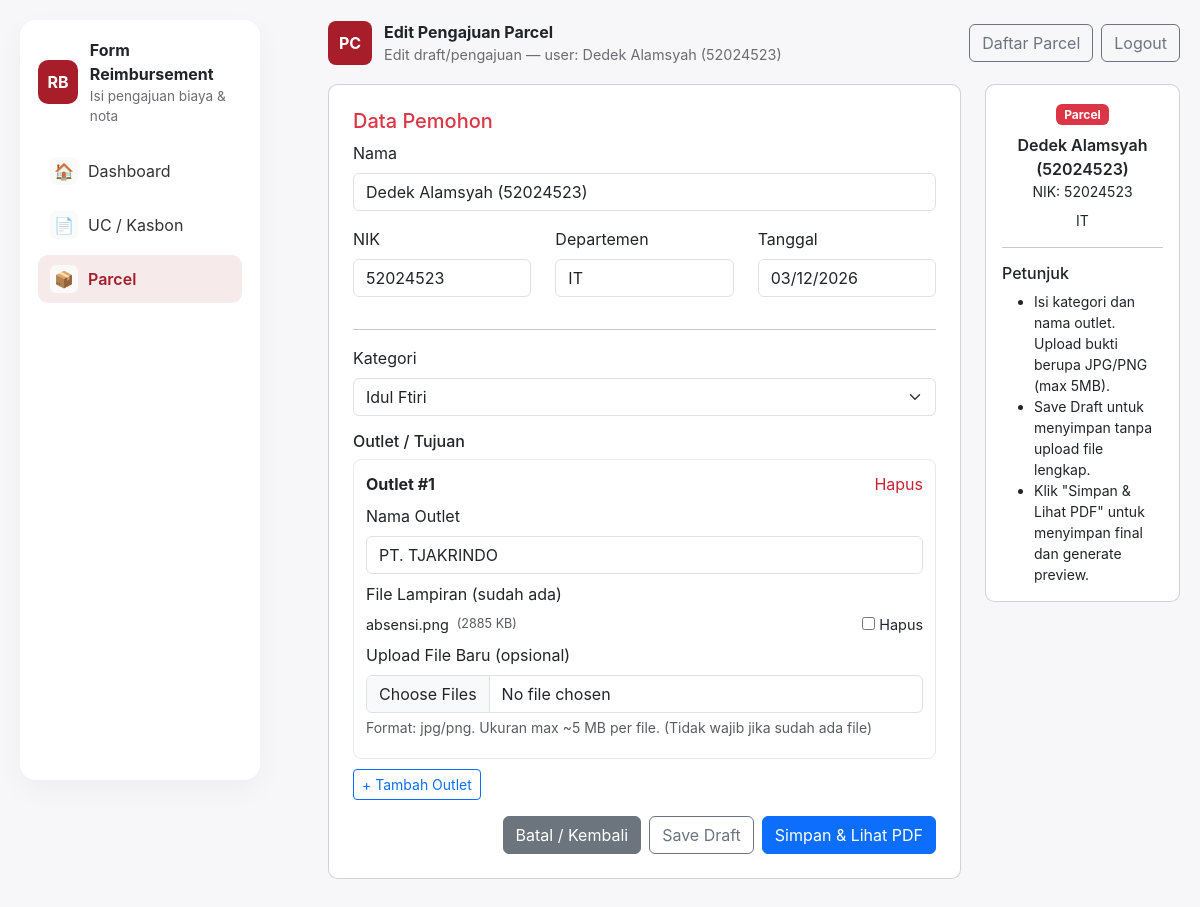
Page /parcel_create.php?id=25&as_admin=1 (signed in) on the committed database.
### tables this page shows
CREATE TABLE `users` (
  `id` int(10) UNSIGNED NOT NULL,
  `nik` varchar(32) NOT NULL,
  `username` varchar(50) NOT NULL,
  `nama` varchar(200) NOT NULL,
  `departemen` varchar(100) DEFAULT NULL,
  `cabang` varchar(100) DEFAULT NULL,
  `jabatan` varchar(150) DEFAULT NULL,
  `singkatan_nama` varchar(20) DEFAULT NULL,
  `password` varchar(255) NOT NULL,
  `uid` varchar(100) DEFAULT NULL,
  `created_at` datetime NOT NULL DEFAULT current_timestamp(),
  `role` varchar(20) NOT NULL DEFAULT 'user'
);

CREATE TABLE `parcels` (
  `id` int(11) NOT NULL,
  `user_id` int(11) DEFAULT NULL,
  `nik` varchar(50) NOT NULL,
  `category` varchar(50) NOT NULL,
  `created_at` datetime DEFAULT current_timestamp(),
  `status` varchar(20) DEFAULT 'draft',
  `updated_at` datetime DEFAULT NULL,
  `total_kasbon` decimal(12,2) DEFAULT 0.00,
  `admin_total` decimal(14,2) DEFAULT NULL
);

CREATE TABLE `parcel_outlets` (
  `id` int(11) NOT NULL,
  `parcel_id` int(11) NOT NULL,
  `outlet_name` varchar(255) NOT NULL,
  `amount` decimal(15,2) DEFAULT NULL,
  `created_at` datetime DEFAULT current_timestamp(),
  `note` text DEFAULT NULL
);

CREATE TABLE `parcel_files` (
  `id` int(11) NOT NULL,
  `outlet_id` int(11) NOT NULL,
  `filename` varchar(255) NOT NULL,
  `original_name` varchar(255) DEFAULT NULL,
  `mime` varchar(50) DEFAULT NULL,
  `size` int(11) DEFAULT NULL,
  `created_at` datetime DEFAULT current_timestamp()
);

### parcel_create.php (the view, shortened to what this page needs)
<?php
require __DIR__ . '/db.php';
$user_id = $_SESSION['user_id'] ?? null;
$nik     = $_SESSION['nik'] ?? null;
$display_nik = $nik;
$me_name = $_SESSION['name'] ?? $_SESSION['nama'] ?? $_SESSION['user_name'] ?? '';
$departemen = $_SESSION['departemen'] ?? 'Sales';
$user_role = strtolower((string)($_SESSION['role'] ?? 'user'));
function e($v){ return htmlspecialchars((string)$v, ENT_QUOTES, 'UTF-8'); }
$editing = false;
$edit_parcel = null;
$edit_outlets = [];
$owner_display_name = $me_name;
$id = isset($_GET['id']) ? (int)$_GET['id'] : 0;
if ($id > 0) {
  $stmt = $pdo->prepare("SELECT * FROM parcels WHERE id = ? LIMIT 1");
  $stmt->execute([$id]);
  $p = $stmt->fetch(PDO::FETCH_ASSOC);
  if ($p) {
    $is_owner = ((int)$p['user_id'] === (int)$user_id);
    $is_admin = ($user_role === 'admin');
    if ($is_owner || $is_admin) {
      $editing = true;
      $edit_parcel = $p;
      if (!$is_owner && $is_admin) {
        try {
          $sq = $pdo->prepare("SELECT nama, nik FROM users WHERE id = ? LIMIT 1");
          $sq->execute([(int)$p['user_id']]);
          $urow = $sq->fetch(PDO::FETCH_ASSOC);
          if ($urow) {
            $owner_display_name = $urow['nama'] . ' (' . ($urow['nik'] ?? '') . ')';
            if (!empty($urow['nik'])) $display_nik = $urow['nik'];
          }
        } catch (Exception $ex) {
          $owner_display_name = $me_name;
        }
      } else {
        $owner_display_name = $me_name;
      }
      $stmt2 = $pdo->prepare("SELECT * FROM parcel_outlets WHERE parcel_id = ? ORDER BY id");
      $stmt2->execute([$id]);
      $outs = $stmt2->fetchAll(PDO::FETCH_ASSOC);
      foreach ($outs as $o) {
        $stmtf = $pdo->prepare("SELECT id, filename, original_name, size FROM parcel_files WHERE outlet_id = ? ORDER BY id");
        $stmtf->execute([$o['id']]);
        $files = $stmtf->fetchAll(PDO::FETCH_ASSOC);
        $o['files'] = $files;
        $edit_outlets[] = $o;
      }
    } else {
      http_response_code(403);
      die('Anda tidak berhak mengedit pengajuan ini.');
    }
  } else {
    http_response_code(404);
    die('Data pengajuan tidak ditemukan.');
  }
}
$categories = [];
try {
  $qc = $pdo->query("SELECT id, name, slug FROM parcel_categories WHERE enabled = 1 ORDER BY name");
  $categories = $qc->fetchAll(PDO::FETCH_ASSOC);
} catch (Exception $ex) {
  $categories = [
    ['id'=>0,'name'=>'Idul Fitri','slug'=>'idul_fitri'],
    ['id'=>1,'name'=>'Imlek','slug'=>'imlek'],
    ['id'=>2,'name'=>'Natal','slug'=>'natal'],
    ['id'=>3,'name'=>'Lainnya','slug'=>'lainnya'],
  ];
}
?>
<!doctype html>
<html lang="id">
<head>
  <link href="https://cdn.jsdelivr.net/npm/bootstrap@5.3.2/dist/css/bootstrap.min.css" rel="stylesheet">
</head>
<body>
  <div class="app">
    <aside class="sidebar" id="sidebar" aria-hidden="false">
      <div style="display:flex; align-items:center; gap:12px;">
        <div class="logo">RB</div>
        <div>
          <div style="font-weight:700;">Form Reimbursement</div>
          <div style="font-size:0.85rem; color:#6c6c72;">Isi pengajuan biaya & nota</div>
        </div>
      </div>
      <nav class="nav-list" role="navigation" aria-label="Main navigation">
        <a href="index.php" class="nav-item">
          <div class="ic" aria-hidden="true">🏠</div><div>Dashboard</div>
        </a>
        <a href="uc_create.php" class="nav-item">
          <div class="ic" aria-hidden="true">📄</div><div>UC / Kasbon</div>
        </a>
        <a href="parcel_create.php" class="nav-item active">
          <div class="ic" aria-hidden="true">📦</div><div>Parcel</div>
        </a>
      </nav>
    </aside>
    <main class="main" id="main">
      <div class="topbar">
        <div style="display:flex; align-items:center; gap:10px;">
          <div class="brand-inline">
            <div class="logo" aria-hidden="true">PC</div>
            <div>
              <div style="font-weight:700;"><?= $editing ? 'Edit' : 'Form' ?> Pengajuan Parcel</div>
              <div style="color:#6c6c72; font-size:0.9rem;"><?= $editing ? 'Edit draft/pengajuan' : 'Isi pengajuan parcel' ?> — user: <?= e($owner_display_name) ?></div>
            </div>
          </div>
        </div>
        <div class="d-flex gap-2">
          <a href="parcel_list.php" class="btn btn-outline-secondary">Daftar Parcel</a>
            <a href="logout.php" class="btn btn-outline-secondary">Logout</a>
        </div>
      </div>
      <div class="row">
        <div class="col-lg-9">
          <div class="card p-4 mb-4">
            <h5 class="text-danger">Data Pemohon</h5>
            <div class="mb-3">
              <label class="form-label">Nama</label>
              <input type="text" class="form-control" value="<?= e($owner_display_name) ?>" readonly>
            </div>
            <div class="row">
              <div class="col-md-4 mb-3">
                <label class="form-label">NIK</label>
                <?php
                  if ($editing && !empty($edit_parcel['user_id']) && $user_role === 'admin' && (int)$edit_parcel['user_id'] !== (int)$user_id) {
                    try {
                      $sq = $pdo->prepare("SELECT nik FROM users WHERE id = ? LIMIT 1");
                      $sq->execute([(int)$edit_parcel['user_id']]);
                      $ur = $sq->fetch(PDO::FETCH_ASSOC);
                      if ($ur && !empty($ur['nik'])) $display_nik = $ur['nik'];
                    } catch (Exception $xx) {  }
                  }
                ?>
                <input type="text" class="form-control" value="<?= e($display_nik) ?>" readonly>
              </div>
              <div class="col-md-4 mb-3">
                <label class="form-label">Departemen</label>
                <input type="text" class="form-control" value="<?= e($departemen) ?>" readonly>
              </div>
              <div class="col-md-4 mb-3">
                <label class="form-label">Tanggal</label>
                <input type="date" class="form-control" value="<?= e(date('Y-m-d', strtotime($edit_parcel['created_at'] ?? date('Y-m-d')))) ?>" readonly>
              </div>
            </div>
            <hr>
            <form action="parcel_store.php" method="post" enctype="multipart/form-data" id="parcelForm">
              <div class="mb-3">
                <label class="form-label">Kategori</label>
                <select name="category" class="form-select" id="category" required>
                  <?php foreach ($categories as $c):
                    $sel = '';
                    if ($editing) {
                      $curCat = $edit_parcel['category'] ?? '';
                      if ($curCat !== '' && ($curCat == ($c['slug'] ?? $c['name']) || $curCat == ($c['name'] ?? ''))) $sel = 'selected';
                    }
                  ?>
                    <option value="<?= e($c['slug'] ?? $c['name']) ?>" <?= $sel ?>><?= e($c['name']) ?></option>
                  <?php endforeach; ?>
                </select>
              </div>
              <h6>Outlet / Tujuan</h6>
              <div id="outletsContainer">
                <?php if ($editing && !empty($edit_outlets)): ?>
                  <?php $idx = 0; foreach ($edit_outlets as $o): ?>
                    <div class="outlet-card" data-index="<?= $idx ?>">
                      <div class="d-flex justify-content-between align-items-start">
                        <div><strong>Outlet #<?= $idx+1 ?></strong></div>
                        <div class="remove-outlet" onclick="removeOutlet(this)">Hapus</div>
                      </div>
                      <div class="mb-2 mt-2">
                        <label class="form-label">Nama Outlet</label>
                        <input type="text" name="outlet_name[]" class="form-control" placeholder="Contoh: PT. TJAKRINDO" value="<?= e($o['outlet_name'] ?? '') ?>" required>
                      </div>
                      <div class="mb-2">
                        <label class="form-label">File Lampiran (sudah ada)</label>
                        <div>
                          <?php if (!empty($o['files'])): foreach ($o['files'] as $f): ?>
                            <div class="existing-file">
                              <span class="fname"><?= e($f['original_name'] ?? $f['filename']) ?></span>
                              <span class="small text-muted">(<?= e(round(($f['size'] ?? 0)/1024)) ?> KB)</span>
                              <label class="ms-auto mb-0"><input type="checkbox" name="delete_files[]" value="<?= e($f['id']) ?>"> Hapus</label>
                            </div>
                          <?php endforeach; else: ?>
                            <div class="small text-muted">Belum ada file.</div>
                          <?php endif; ?>
                        </div>
                      </div>
                      <div class="row">
                        <div class="col-md-12 mb-2">
                          <label class="form-label">Upload File Baru (opsional)</label>
                          <input type="file" name="proofs[<?= $idx ?>][]" accept="image/jpeg,image/png" class="form-control proof-input" multiple>
                          <div class="form-text">Format: jpg/png. Ukuran max ~5 MB per file. (Tidak wajib jika sudah ada file)</div>
                        </div>
                      </div>
                    </div>
                    <?php $idx++; endforeach; ?>
                <?php endif; ?>
              </div>
              <div class="mt-2 mb-3">
                <button type="button" id="addOutletBtn" class="btn btn-sm btn-outline-primary">+ Tambah Outlet</button>
              </div>
              <div class="d-flex justify-content-end gap-2 mt-3">
                <a href="index.php" class="btn btn-secondary">Batal / Kembali</a>
                <button type="button" class="btn btn-outline-secondary" id="saveDraftBtn">Save Draft</button>
                <button class="btn btn-primary" type="submit" id="submitBtn">Simpan & Lihat PDF</button>
              </div>
            </form>
          </div>
        </div>
        <div class="col-lg-3">
          <div class="card p-3">
            <div class="text-center">
              <div class="mb-2"><div class="badge bg-danger">Parcel</div></div>
              <div class="fw-semibold"><?= e($owner_display_name) ?></div>
              <div class="small">NIK: <?= e($display_nik ?? $nik) ?></div>
              <div class="small mt-2"><?= e($departemen) ?></div>
            </div>
            <hr>
            <div>
              <h6 class="mb-2">Petunjuk</h6>
              <ul class="small mb-0">
                <li>Isi kategori dan nama outlet. Upload bukti berupa JPG/PNG (max 5MB).</li>
                <li>Save Draft untuk menyimpan tanpa upload file lengkap.</li>
                <li>Klik "Simpan & Lihat PDF" untuk menyimpan final dan generate preview.</li>
              </ul>
            </div>
          </div>
        </div>
      </div>
    </main>
  </div>
</body>
</html>

### parcel_create.php (style rules this page uses)
:root { --primary-red:#a71d2a; --muted-bg:#f7f7f9; --sidebar-w: 240px; --sidebar-z:1050; }
body { background:var(--muted-bg); font-family: Inter, system-ui, -apple-system, "Segoe UI", Roboto, Arial; }
.card { border-radius: 0.6rem; }
.outlet-card { background:#fff; border:1px solid #e9e9e9; padding:12px; border-radius:8px; margin-bottom:10px; position:relative; }
.remove-outlet { cursor:pointer; color:#c82333; }
.existing-file { font-size:0.9rem; display:flex; gap:8px; align-items:center; margin-bottom:6px; }
.existing-file .fname { max-width:220px; overflow:hidden; text-overflow:ellipsis; white-space:nowrap; display:inline-block; }
.app { display:flex; gap:24px; min-height:100vh; }
.sidebar { width: var(--sidebar-w); background:#fff; border-radius: 16px; padding:18px; margin:20px; box-shadow: 0 10px 30px rgba(20,20,20,0.04); display:flex; flex-direction:column; gap:14px; flex-shrink:0; position:sticky; top:20px; height: calc(100vh - 40px); }
.sidebar .logo { background:var(--primary-red); color:#fff; width:44px; height:44px; border-radius:10px; display:flex; align-items:center; justify-content:center; font-weight:700; }
.nav-list { margin-top:6px; display:flex; flex-direction:column; gap:6px; }
.nav-item { display:flex; align-items:center; gap:10px; padding:10px 12px; border-radius:10px; cursor:pointer; color:#333; text-decoration:none; }
.nav-item .ic { width:28px; height:28px; display:inline-grid; place-items:center; border-radius:6px; background:#fafafa; }
.nav-item.active { background: rgba(167,29,42,0.09); color:var(--primary-red); font-weight:600; }
.main { flex:1 1 auto; margin:20px 20px 40px 0; max-width: calc(100% - var(--sidebar-w) - 40px); }
.topbar { display:flex; align-items:center; justify-content:space-between; gap:12px; margin-bottom:18px; flex-wrap:wrap; }
.brand-inline { display:flex; align-items:center; gap:12px; }
.brand-inline .logo { width:44px; height:44px; border-radius:8px; background:var(--primary-red); display:flex; align-items:center; justify-content:center; color:#fff; font-weight:700; }

### rows in the picture
users: owner_display_name "Dedek Alamsyah (52024523)", nama+nik "Dedek Alamsyah (52024523)", nik "52024523"
parcels: created_at "03/12/2026"
parcel_outlets: outlet_name "PT. TJAKRINDO"
parcel_files: original_name "absensi.png", ($f['size']??0)/1024 "2885"

### other values in the picture
$departemen "IT"
form field category "Idul Ftiri"
